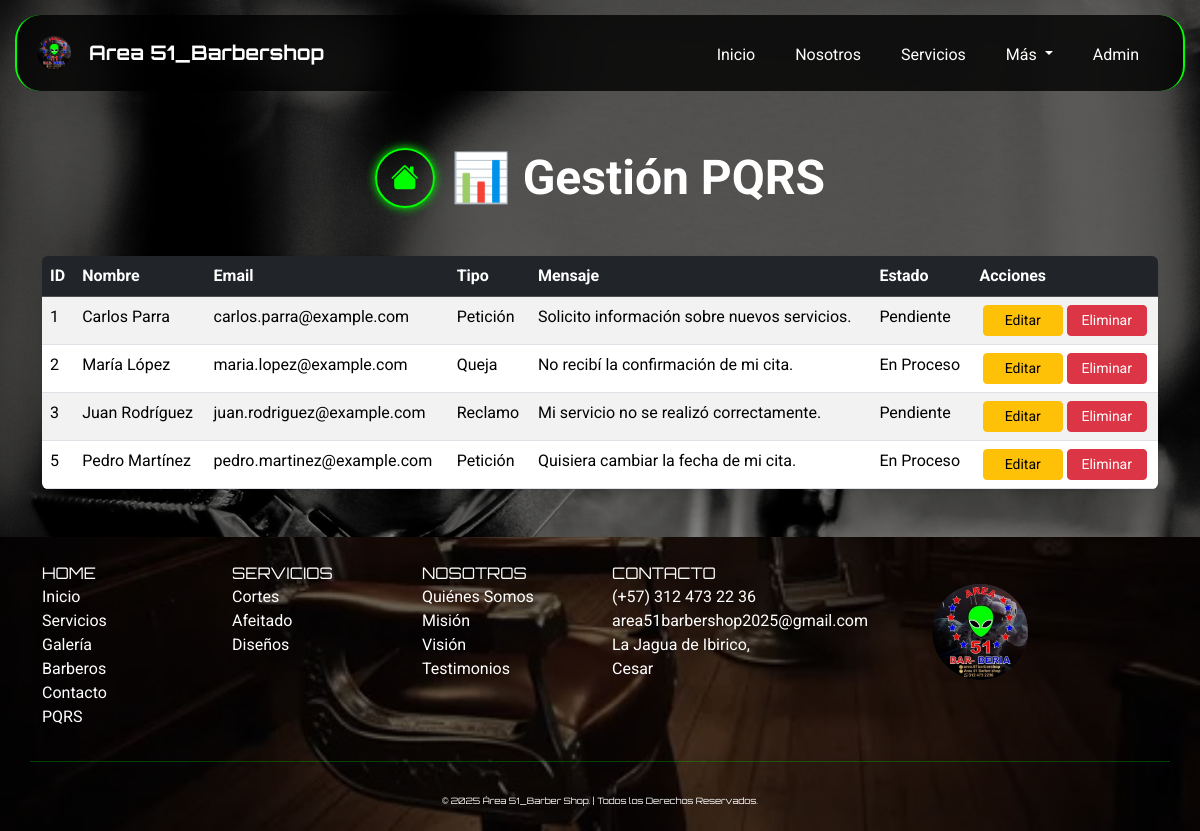
The app's page /index.php?page=PQRS (signed in), older data.
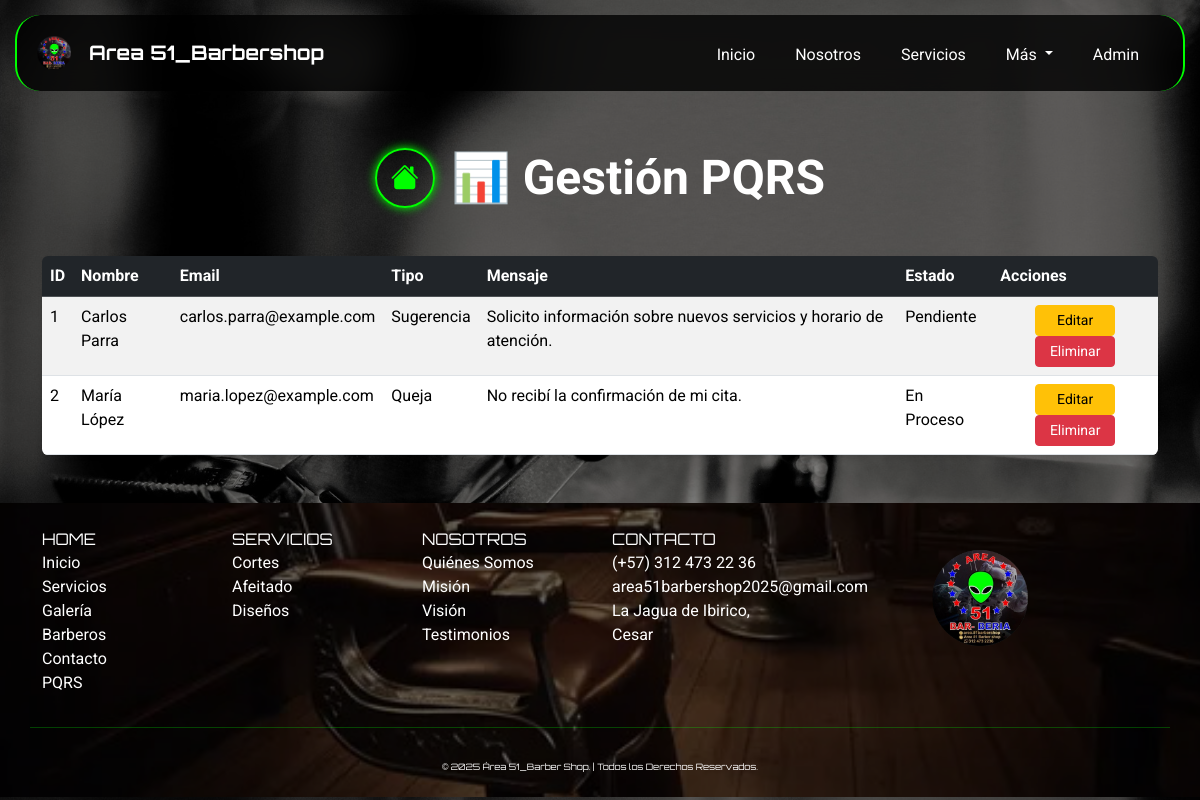
The same page, newer data.
### tables this page shows
CREATE TABLE `pqrs` (
  `id_pqrs` int(11) NOT NULL,
  `nombre` varchar(100) NOT NULL,
  `apellidos` varchar(100) NOT NULL,
  `email` varchar(150) NOT NULL,
  `tipo` enum('Petición','Queja','Reclamo','Sugerencia') NOT NULL,
  `mensaje` text NOT NULL,
  `fecha_envio` timestamp NOT NULL DEFAULT current_timestamp(),
  `estado` enum('Pendiente','En Proceso','Resuelto') NOT NULL DEFAULT 'Pendiente'
);

### app/controllers/PQRSController.php (called while the page is built, shortened)
<?php
require_once __DIR__ . '/../models/PQRS.php';
class PQRSController {
    private $pqrsModel;
    public function __construct($db) {
        $this->pqrsModel = new PQRS($db);
    }
    public function listar() {
        return $this->pqrsModel->listar();
    }
}

### app/models/PQRS.php (called while the page is built, shortened)
<?php
class PQRS {
    private $db;
    public function __construct($db) {
        $this->db = $db;
    }
    public function listar() {
        $stmt = $this->db->prepare("SELECT * FROM pqrs WHERE estado != 'Resuelto' ORDER BY fecha_envio DESC");
        $stmt->execute();
        return $stmt->fetchAll(PDO::FETCH_ASSOC);
    }
}

### app/views/PQRS/PQRS.php (the view, shortened to what this page needs)
<?php
require_once __DIR__ . '/../../controllers/PQRSController.php';
$pqrsController = new PQRSController($db);
$registros = $pqrsController->listar();
?>
<body>
    <div class="container py-5">
                <div class="d-flex flex-column flex-md-row align-items-center justify-content-center gap-3 mb-5 text-center text-md-start" style="margin-top:100px;">
                    <a href="index.php?page=panel" class="btn btn-neon d-flex justify-content-center align-items-center rounded-circle mb-3 mb-md-0" style="width: 60px; height: 60px;"> <i class="bi bi-house-fill fs-3"></i>
                    </a>
                    <h1 class="fw-bold display-5 text-white mb-0">📊 Gestión PQRS</h1>
                </div>
                <div class="table-wrapper rounded shadow-sm" style="max-height:500px; overflow-y:auto;">
                    <table class="table table-striped table-hover mb-0">
                        <thead class="table-dark">
                            <tr style="position: sticky; top: 0; z-index: 1;">
                                <th>ID</th>
                                <th>Nombre</th>
                                <th>Email</th>
                                <th>Tipo</th>
                                <th>Mensaje</th>
                                <th>Estado</th>
                                <th>Acciones</th>
                        </tr>
                        </thead>
                <tbody>
                    <?php foreach ($registros as $row): ?>
                        <tr>
                            <td><?= $row['id_pqrs'] ?></td>
                            <td><?= htmlspecialchars($row['nombre'] . ' ' . $row['apellidos']) ?></td>
                            <td><?= htmlspecialchars($row['email']) ?></td>
                            <td><?= $row['tipo'] ?></td>
                            <td><?= nl2br(htmlspecialchars($row['mensaje'])) ?></td>
                            <td><?= $row['estado'] ?></td>
                            <td class="text-center">
                                <a href="index.php?page=editar_pqrs&id=<?= $row['id_pqrs'] ?>" class="btn btn-warning btn-sm" style="width:80px;">Editar</a>
                                <a href="index.php?page=eliminar_pqrs&id=<?= $row['id_pqrs'] ?>" class="btn btn-danger btn-sm" style="width:80px;" onclick="return confirm('¿Marcar como resuelto?')">Eliminar</a>
                            </td>
                        </tr>
                    <?php endforeach; ?>
                </tbody>
            </table>
        </div>
    </div>
<main>

Row changes from the older to the newer data that the page shows:
no longer on this page (row edited): pqrs: id_pqrs "3", nombre+apellidos "Juan Rodríguez", email "juan.rodriguez@example.com", tipo "Reclamo", mensaje "Mi servicio no se realizó correctamente.", estado "Pendiente"
no longer on this page (row edited): pqrs: id_pqrs "5", nombre+apellidos "Pedro Martínez", email "pedro.martinez@example.com", tipo "Petición", mensaje "Quisiera cambiar la fecha de mi cita.", estado "En Proceso"
changed pqrs "Carlos Parra": tipo "Petición" → "Sugerencia"; mensaje "Solicito información sobre nuevos servicios." → "Solicito información sobre nuevos servicios y horario de atención."
